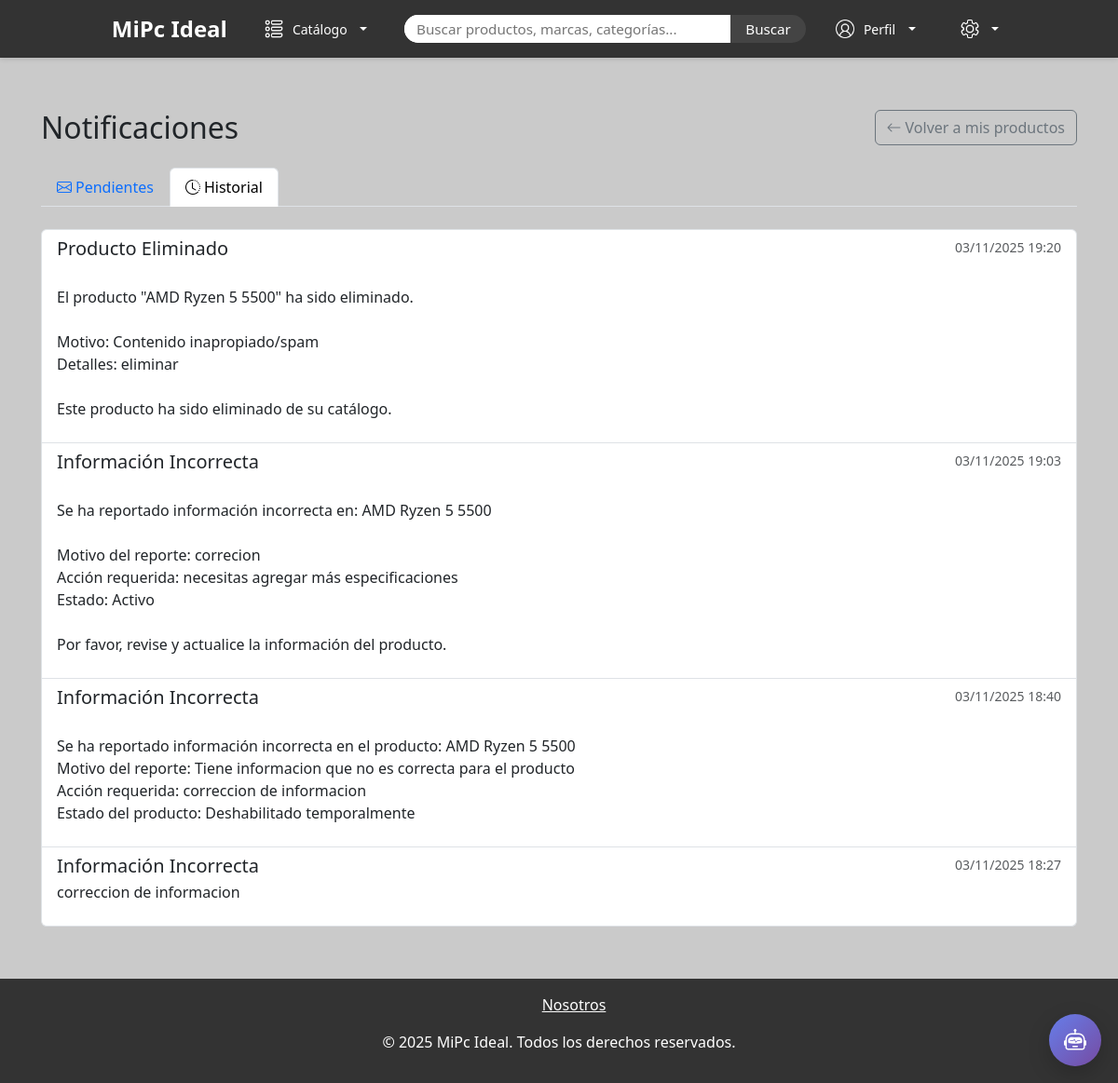
/store/notifications/?filter=all (signed in), run on the app's committed database.
### app/models.py (models this page shows)
class Notificacion(models.Model):
    TIPOS_NOTIFICACION = [
        ('reporte_producto', 'Reporte de Producto'),
        ('producto_eliminado', 'Producto Eliminado'),
        ('info_incorrecta', 'Información Incorrecta'),
        ('otro', 'Otro'),
    ]
    tienda = models.ForeignKey('Tienda', on_delete=models.CASCADE)
    tipo = models.CharField(max_length=50, choices=TIPOS_NOTIFICACION, help_text="Tipo de notificación")
    mensaje = models.TextField()
    producto = models.ForeignKey('Producto', null=True, blank=True, on_delete=models.SET_NULL)
    created_at = models.DateTimeField(auto_now_add=True)
    leida = models.BooleanField(default=False)
    class Meta:
        ordering = ['-created_at']
        verbose_name = 'Notificación'
        verbose_name_plural = 'Notificaciones'

### app/views.py (the view)
# urls.py: path('store/notifications/', views.store_notifications, name='store_notifications'),
@login_required
def store_notifications(request):
    profile = _require_store_profile(request)
    if not profile:
        return redirect('home')
    tienda = get_object_or_404(Tienda, user=request.user)
    show_read = request.GET.get('filter') == 'all'
    notifications = Notificacion.objects.filter(tienda=tienda)
    if not show_read:
        notifications = notifications.filter(leida=False)
    notifications = notifications.order_by('-created_at')
    unread_count = notifications.filter(leida=False).count()
    return render(request, 'store/notifications.html', {
        'notifications': notifications,
        'show_read': show_read,
        'unread_count': unread_count,
    })

### app/context_processors.py (called while the page is built)
def categorias_context(request):
    return {
        'categorias': CategoriaProducto.objects.all(),
        'tiposproductos': TipoProducto.objects.all()
    }

def perfil_context(request):
    perfil = None
    if request.user.is_authenticated:
        try:
            perfil = Profile.objects.get(user=request.user)
        except Profile.DoesNotExist:
            perfil = None
    return {'perfil': perfil}

def user_profile_type(request):
    if request.user.is_authenticated:
        profile = Profile.objects.filter(user=request.user).first()
        if profile:
            return {'profile_type': profile.profile_type}
    return {}

### app/views.py (called while the page is built)
def _require_store_profile(request):
    profile = Profile.objects.get(user=request.user)
    if profile.profile_type != 'tienda':
        messages.error(request, "Debes tener perfil de tienda para acceder.")
        return None
    return profile

### app/templates/store/notifications.html (shortened to what this page needs)
{% extends "base.html" %}
{% block content %}
<div class="container py-4">
    <div class="d-flex justify-content-between align-items-center mb-4">
        <h2 class="mb-0">Notificaciones</h2>
        <a href="{% url 'store_offers_list' %}" class="btn btn-outline-secondary">
            <i class="bi bi-arrow-left me-1"></i>Volver a mis productos
        </a>
    </div>
    <ul class="nav nav-tabs mb-4">
        <li class="nav-item">
            <a class="nav-link {% if not show_read %}active{% endif %}" href="?filter=unread">
                <i class="bi bi-envelope me-1"></i>Pendientes
            </a>
        </li>
        <li class="nav-item">
            <a class="nav-link {% if show_read %}active{% endif %}" href="?filter=all">
                <i class="bi bi-clock-history me-1"></i>Historial
            </a>
        </li>
    </ul>
    {% if notifications %}
        <div class="list-group">
            {% for n in notifications %}
                <div class="list-group-item {% if not n.leida %}list-group-item-warning{% endif %}">
                    <div class="d-flex w-100 justify-content-between">
                        <div class="flex-grow-1">
                            <h5 class="mb-1">{{ n.get_tipo_display }}</h5>
                            <p class="mb-1 whitespace-pre-line">{{ n.mensaje|linebreaks }}</p>
                        </div>
                        <div class="ms-3 text-end" style="min-width: 120px;">
                            <small class="text-muted d-block mb-2">{{ n.created_at|date:"d/m/Y H:i" }}</small>
                        </div>
                    </div>
                </div>
            {% endfor %}
        </div>
    {% endif %}
</div>
{% endblock %}

### app/static/css/home.css (style rules this page uses)
* { margin: 0; padding: 0; box-sizing: border-box; }
html { scroll-behavior: smooth; }
html, body { height: 100%; }
body { min-height: 100vh; display: flex; flex-direction: column; }

### data on the page
Notificacion: tipo "Producto Eliminado", mensaje "El producto \"AMD Ryzen 5 5500\" ha sido eliminado. Motivo: Contenido inapropiado/spam Detalles: eliminar Este producto ha sido eliminado de su catálogo.", created_at "03/11/2025 19:20"
Notificacion: tipo "Información Incorrecta", mensaje "Se ha reportado información incorrecta en: AMD Ryzen 5 5500 Motivo del reporte: correcion Acción requerida: necesitas agregar más especificaciones Estado: Activo Por favor, revise y actualice la información del producto.", created_at "03/11/2025 19:03"
Notificacion: tipo "Información Incorrecta", mensaje "Se ha reportado información incorrecta en el producto: AMD Ryzen 5 5500 Motivo del reporte: Tiene informacion que no es correcta para el producto Acción requerida: correccion de informacion Estado del producto: Deshabilitado temporalmente", created_at "03/11/2025 18:40"
Notificacion: tipo "Información Incorrecta", mensaje "correccion de informacion", created_at "03/11/2025 18:27"
